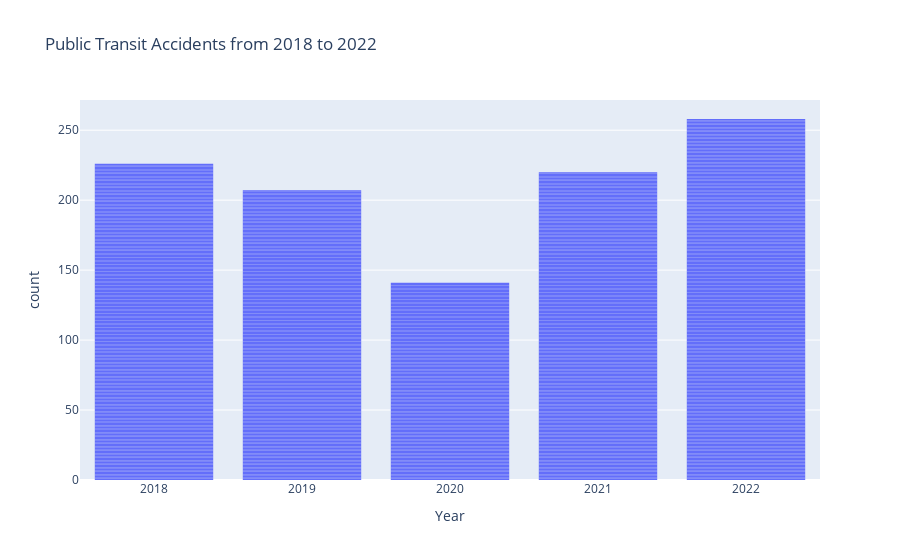

This figure's notebook cell:
### Markdown cell above
## Plot Bar Chart
In this part, we want to plot better bar chart to combine year and mode type.

### Code cell
import pandas as pd
import plotly.express as px

# define the desired order for the years
order = ['2018', '2019', '2020', '2021', '2022']

# make sure the 'Year' column to match the sorting order
gnew_data_trimmed['Year'] = gnew_data_trimmed['Year'].astype(str)

# sort the column based on defined order
gnew_data_trimmed['Year'] = pd.Categorical(gnew_data_trimmed['Year'], categories=order, ordered=True)
gnew_data_trimmed = gnew_data_trimmed.sort_values('Year')

# plot bar chart
fig = px.bar(gnew_data_trimmed,
             x='Year',
             title='Public Transit Accidents from 2018 to 2022')

fig.update_traces(marker_line_width=0)

# show the bar chart
fig.show()

### Figure 1 — Plotly figure (JSON) as saved in the notebook; plotly's stock layout.template omitted (floating-point values rounded to 4 significant figures; data arrays with more than 128 entries replaced by an {"elided": "..."} marker saying what was removed)
{"data": [{"alignmentgroup": "True", "hovertemplate": "Year=%{x}<br>count=%{y}<extra></extra>", "legendgroup": "", "marker": {"color": "#636efa", "line": {"width": 0}, "pattern": {"shape": ""}}, "name": "", "offsetgroup": "", "orientation": "v", "showlegend": false, "textposition": "auto", "type": "bar", "x": {"elided": "1052 str values"}, "xaxis": "x", "y": {"elided": "1052 int values"}, "yaxis": "y"}], "layout": {"autosize": true, "barmode": "relative", "legend": {"tracegroupgap": 0}, "title": {"text": "Public Transit Accidents from 2018 to 2022"}, "xaxis": {"anchor": "y", "autorange": true, "domain": [0, 1], "range": [-0.5, 4.5], "title": {"text": "Year"}, "type": "category"}, "yaxis": {"anchor": "x", "autorange": true, "domain": [0, 1], "range": [0, 271.6], "title": {"text": "count"}, "type": "linear"}}}
